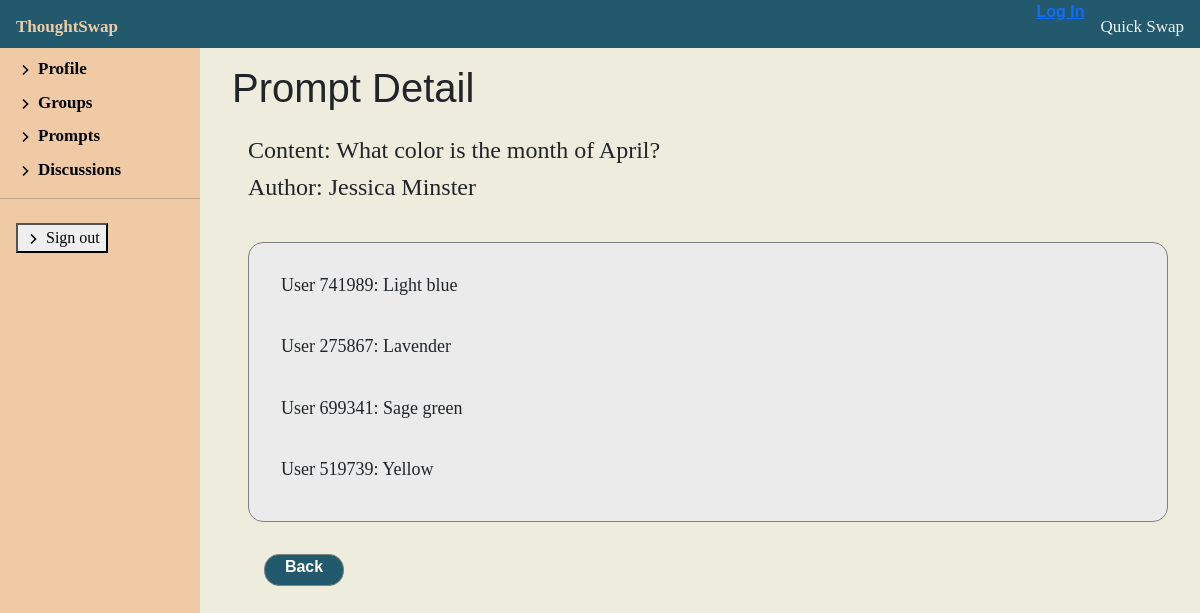
Screenshot of /discussion/1/view-prompt/7 with the database file from the repository.
### discussion/models.py (models this page shows, shortened)
class Prompt(models.Model):
    id = models.AutoField(primary_key=True)
    content = models.TextField(
        max_length=1000, help_text='Enter a prompt for the discussion', blank=False, null=False)
    discussion = models.ForeignKey(
        'Discussion', on_delete=models.SET_NULL, null=True, blank=True)
    author = models.ForeignKey('Facilitator', on_delete=models.SET_NULL, null=True)

class Facilitator(models.Model):
    id = models.AutoField(primary_key=True)
    first_name = models.CharField(max_length=100, null=True, blank=True)
    last_name = models.CharField(max_length=100, null=True, blank=True)
    username = models.CharField(
        max_length=100, unique=True, null=False, blank=False, default='username')
    def __str__(self):
        return f'{self.first_name} {self.last_name}'
    class Meta:
        permissions = (("can_create_groups", "Create Groups"),)

class Thought(models.Model):
    id = models.AutoField(primary_key=True)
    content = models.TextField(max_length=1000, help_text='Enter a response')
    prompt = models.ForeignKey('Prompt', on_delete=models.RESTRICT, null=True)
    author = models.ForeignKey('Participant', on_delete=models.SET_NULL, null=True)

class Participant(models.Model):
    username = models.CharField(
        max_length=100, null=False, blank=False)  # This is the anonymous username given to the participant
    group = models.ForeignKey('Group', on_delete=models.SET_NULL, null=True)
    def __str__(self):
        return f'{self.username}'

### discussion/views.py (the view)
# urls.py: path('<int:pk>/view-prompt/<int:id>', views.PromptDetailView.as_view(), name='prompt-detail'),
class PromptDetailView(generic.DetailView):
    model = Prompt
    fields = ['content']
    template_name = 'discussion/profile/prompt_detail.html'
    def get_context_data(self, **kwargs):
        context = super(PromptDetailView,
                        self).get_context_data(**kwargs)
        context['facilitator'] = Facilitator.objects.get(
            pk=self.kwargs['pk'])
        context['prompt'] = Prompt.objects.get(
            id=self.kwargs['id'])
        return context

### discussion/templates/discussion/profile/prompt_detail.html (shortened to what this page needs)
{% extends "discussion/profile/facilitator_profile.html" %}
{% block profileContent %}
<div class="facilitator-profile">
    <h1 class="discussion-header">Prompt Detail</h1>
    <h2 class="discussion-bio"> Content: {{ prompt.content }} </h2>
    <h2 class="discussion-bio"> Author: {{ prompt.author }} </h2>
    <div class="response-board">
        {% if prompt.thought_set.count != 0 %}
        <div class="response-item" style="display: block;">
            {% for thought in prompt.thought_set.all %}
            <div>
                <h2 class="prompt-bio">User {{ thought.author }}: {{ thought.content }}</h2>
            </div>
            {% endfor %}
            {% endif %}
        </div>
    </div>
    <a class="back-btn" href="{% url 'facilitator-prompts' pk=facilitator.pk %}"> Back</a>
</div>
{% endblock %}

### discussion/static/css/styles.css (style rules this page uses)
.facilitator-profile { width: 100%; margin-left: 1em; }
.discussion-header { padding: 1rem; }
.discussion-bio { margin-left: 2rem; font-size: x-large; }
.response-board { padding: 1rem; display: grid; }
.prompt-bio { padding: 1rem; font-size: large; }
.response-item { border: solid 1px grey; border-radius: 15px; background: rgb(235, 235, 235); padding: 1rem; margin: 1em; min-width: fit-content; display: flex; justify-content: space-between; }
body { background: #eeecdd; margin: 0; }
h1 { font-family: Arial Black, verdana, sans-serif; }
a { font-family: arial; font-weight: bold; }
p, div, span { font-family: Georgia, 'Times New Roman', Times, serif; }
.back-btn { background-color: #23596d; border: solid 1px grey; border-radius: 15px; width: 5rem; margin: 0rem 1rem 2rem 3rem; height: 2rem; color: white; font-size: medium; font-family: Arial, Helvetica, sans-serif; font-weight: bold; display: inline-block; text-align: center; text-decoration: none; }

### rows the page displays
Prompt: content "What color is the month of April?", author "Jessica Minster"
Thought: author "741989", content "Light blue"
Thought: author "275867", content "Lavender"
Thought: author "699341", content "Sage green"
Thought: author "519739", content "Yellow"
